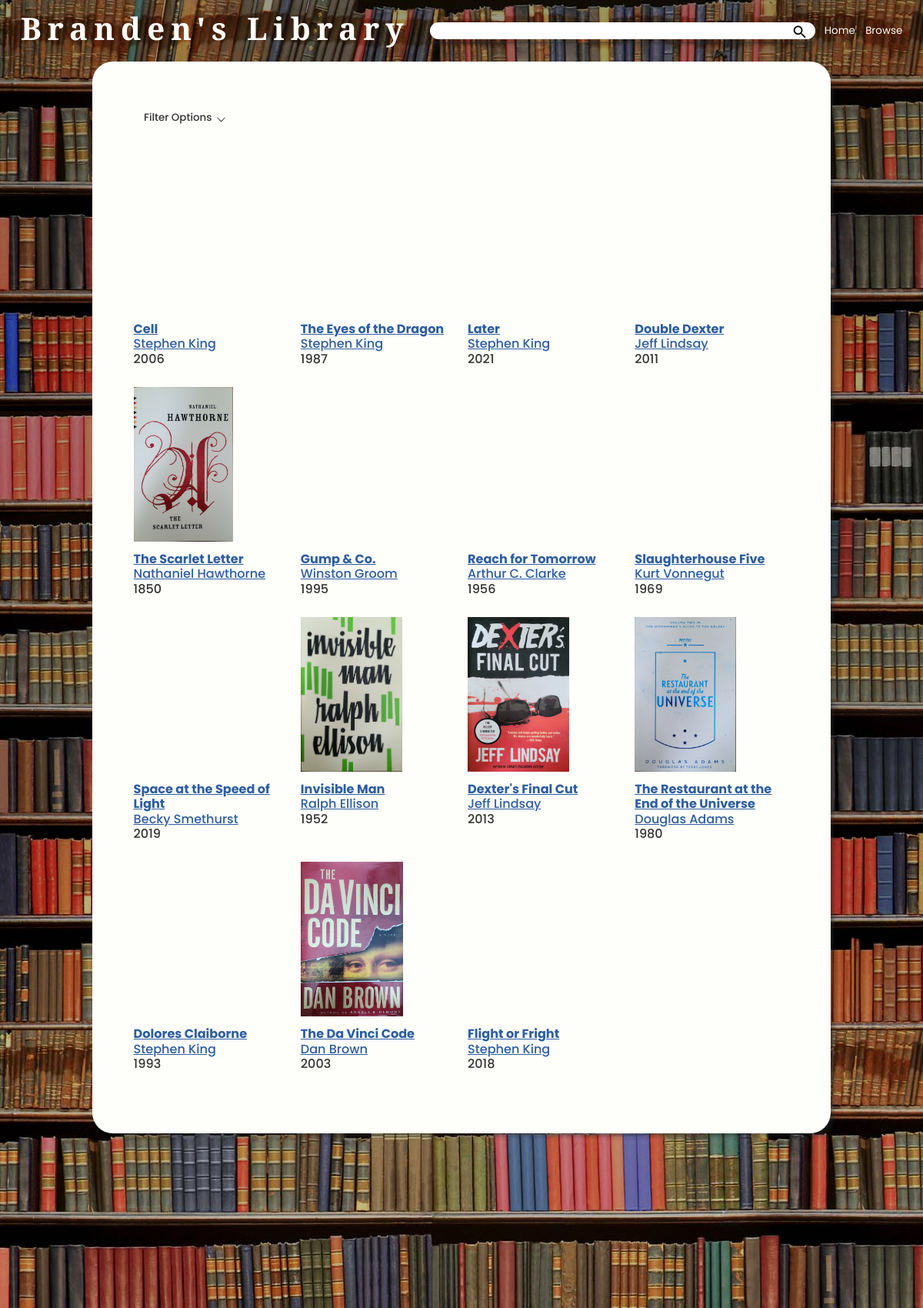
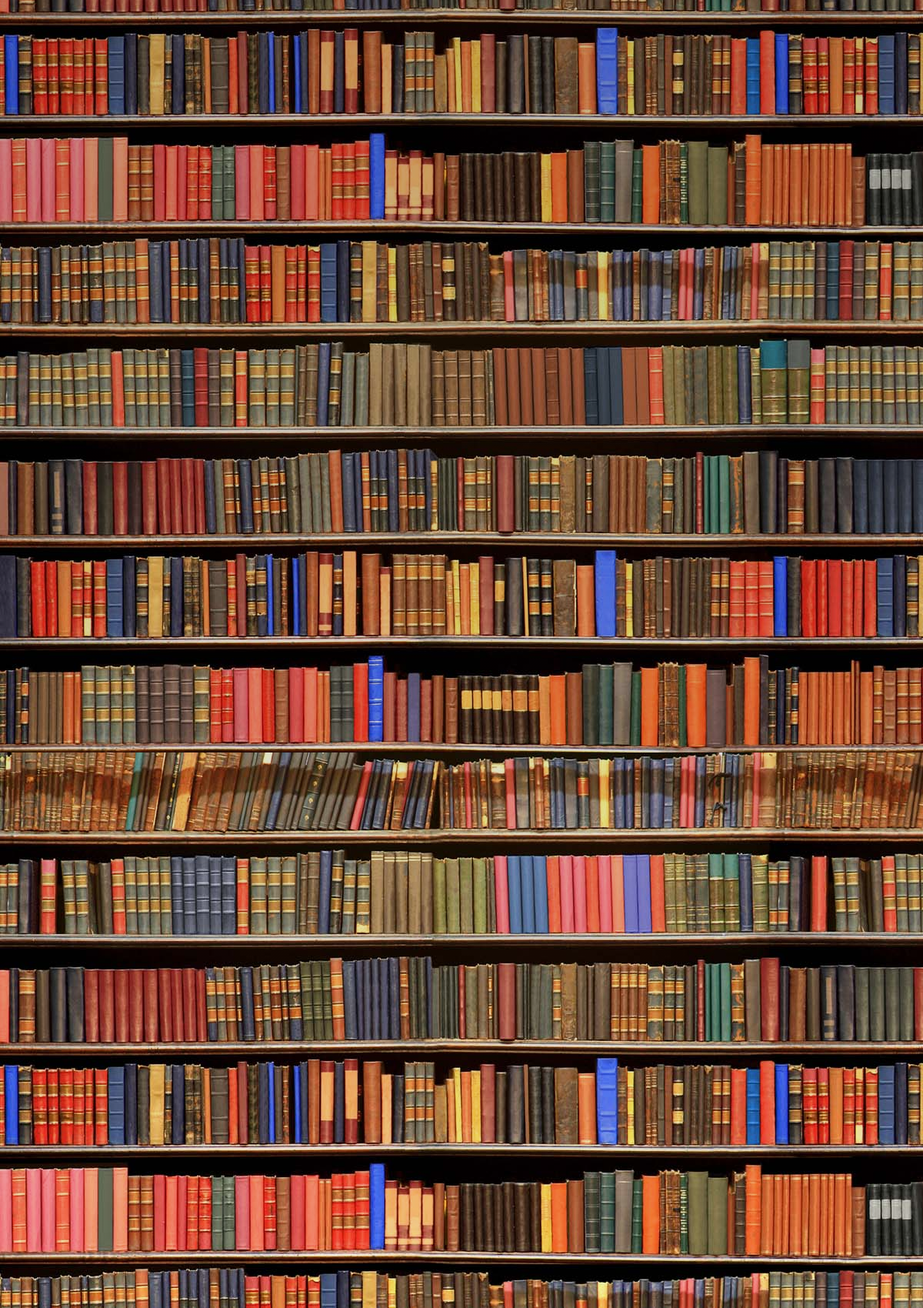
Screenshot of /browse (upper part) with the database file from the repository (2 pictures, top to bottom).
### books/models.py (models this page shows, shortened)
class Book(models.Model):
    BOOK_CATEGORY = (
        ("f", "Fiction"),
        ("nf", "Non Fiction")
    )
    id = models.UUIDField(default=uuid4, unique=True, primary_key=True, editable=False)
    created = models.DateTimeField(auto_now_add=True)
    publish_year = models.IntegerField(null=True, blank=True)
    length = models.IntegerField(null=True, blank=True)
    title = models.CharField(max_length=200)
    description = models.TextField(null=True, blank=True)
    category = models.CharField(max_length=200, choices=BOOK_CATEGORY, null=True, blank=True)
    author = models.ForeignKey(Author, on_delete=models.CASCADE, default="")
    tags = models.ManyToManyField(Tag, blank=True)
    cover_img = models.ImageField(null=True, blank=True, default="default.jpg")

### authors/models.py (models this page shows)
class Author(models.Model):
    id = models.UUIDField(default=uuid4, unique=True, primary_key=True, editable=False)
    created = models.DateTimeField(auto_now_add=True)
    first_name = models.CharField(max_length=50)
    last_name = models.CharField(max_length=50)
    bio = models.TextField(blank=True, null=True)
    headshot = models.ImageField(null=True, blank=True, default="default.jpg")
    def __str__(self):
        return self.first_name + " " + self.last_name

### books/views.py (the view)
# urls.py: path('browse', views.browse, name="browse-books")
def browse(request):
    books = Book.objects.all()
    author_name_query = request.GET.get('author_name')
    len_start_query = request.GET.get('len_range_start')
    len_end_query = request.GET.get('len_range_end')
    pub_start_query = request.GET.get('pub_range_start')
    pub_end_query = request.GET.get('pub_range_end')
    fiction_query = request.GET.get('fiction_check')
    nonfiction_query = request.GET.get('nonfiction_check')
    tag_query = request.GET.getlist('tag_list')
    if valid_query(author_name_query):
        books = books.filter(Q(author__first_name__icontains=author_name_query) | Q(author__last_name__icontains=author_name_query))
    if valid_query(len_start_query):
        books = books.filter(length__gte=len_start_query)
    if valid_query(len_end_query):
        books = books.filter(length__lte=len_end_query)
    if valid_query(pub_start_query):
        books = books.filter(publish_year__gte=pub_start_query)
    if valid_query(pub_end_query):
        books = books.filter(publish_year__lte=pub_end_query)
    if nonfiction_query is None and fiction_query is not None:
        books = books.filter(category="f")
    elif fiction_query is None and nonfiction_query is not None:
        books = books.filter(category="nf")
    if tag_query != []:
        books = books.filter(tags__name__in=tag_query)
    context = {
        'books':books.distinct(),
        'tags':Tag.objects.all()
    }
    return render(request, "browse-books.html", context)

### books/views.py (called while the page is built)
def valid_query(param):
    return param != "" and param is not None

### tags/models.py (called while the page is built)
    def __str__(self):
        return self.name

### books/templates/browse-books.html (shortened to what this page needs)
{% extends 'main.html' %}
{% block content %}
    {% block navbar %}
        {% include 'navbar.html' %}
    {% endblock %}
    <div class="results-frame">
        <div class="accordion" id="filterAccordion">
            <div class="accordion-item">
                <h2 class="accordion-header" id="headingOne">
                <button class="accordion-button collapsed" type="button" data-bs-toggle="collapse" data-bs-target="#collapseOne" aria-expanded="false" aria-controls="collapseOne"><h5>Filter Options</h5>
                </button>
                </h2>
            </div>
        </div>
        <div class="browse-content-box">
            <div class="row">
                {% for book in books %}
                    <div class="col-xl-3 col-lg-4 col-md-5 col-sm-5">
                        <div class="browse-card">
                            <div class="browse-card-img">
                                <img src="{{ book.cover_img }}" alt="">
                            </div>
                            <div class="browse-card-content">
                                <h4><strong><a href="{% url 'book-info' book.id %}">{{book.title}}</a></strong></h4>
                                <h4><a href="{% url 'author-page' book.author.id %}">{{book.author}}</a></h4>
                                <h4>{{book.publish_year}}</h4>
                            </div>
                        </div>
                    </div>
                {% endfor %}
            </div>
        </div>
    </div>
{% endblock %}

### templates/main.html (shortened to what this page needs)
<!DOCTYPE html>
{% load static %}
<html lang="en">
<head>
    <link href="https://cdn.jsdelivr.net/npm/bootstrap@5.0.2/dist/css/bootstrap.min.css" rel="stylesheet">
    <link rel="stylesheet" href="{% static 'css/styles.css' %}">
</head>
<body>
    <div class="main-box">
        {% block content %} {% endblock content %}
    </div>
</body>
</html>

### templates/navbar.html (shortened to what this page needs)
{% block 'navbar' %}
<div class="nav">
    <div class="main-heading">
        <h1>Branden's Library</h1>
    </div>
    <div class=nav-search>
        <form action="{% url 'search' %}" method="GET" class="search-form">
            <div class="search-bar">
                <input class="nav-search-terms" type="text" name="search-terms" id="search-terms" autocomplete="off">
                <button type="submit" class="search-btn">
            </button>
            </div>
        </form>
    </div>
    <ul class="nav-links">
        <li class="navbar-item">
            <a class="navbar-link" href="{% url 'home' %}">Home</a>
        </li>
        <li class="nav-item">
            <a class="navbar-link" href="{% url 'browse-books' %}">Browse</a>
        </li>
    </ul>
</div>
{% endblock %}

### static/css/styles.css (style rules this page uses)
html { height: 100%; min-height: 100%; zoom: 67%; }
* { margin: 0; }
body { min-height: 100%; height: 100%; margin: 0; background-image: linear-gradient(to bottom, rgba(0, 0, 0, 0.4), rgba(1, 1, 1, 0), rgba(0, 0, 0, 0.4)), url('../images/library-wall.jpg'); background-repeat: repeat-y; }
h1 { font-size: 60px; font-family: 'Alegreya SC', serif; font-weight: 800; letter-spacing: 2px; color: #FEFEFA; }
@media only screen and (min-width: 850px) { h1 { letter-spacing: 12px; } }
h2, h3, h4, h5, h6 { font-family: 'Poppins', sans-serif; font-weight: 500; color: #333333; }
a { color: #2D5DA1; transition: 0.15s color ease-in-out; }
.main-box { min-height: 100%; display: flex; flex-direction: column; align-items: center; }
.search-form { width: 80%; position: relative; margin: 0; }
.search-bar { display: flex; flex-direction: row; align-items: center; justify-content: center; box-shadow: 15px 15px 8px -10px rgba(34, 36, 37, 0.5); }
.search-btn { width: 52px; height: auto; margin-left: -52px; background: none; border: none; outline: none; }
.nav { display: flex; flex-direction: row; align-items: center; height: auto; margin-top: 20px; width: 100%; padding: 0 40px; }
.nav-links { align-self: right; padding: 0; margin: 0; display: flex; flex-direction: row; align-items: baseline; }
.navbar-item { display: inline; margin: 0 20px; }
.navbar-link { text-decoration: none; color: #FEFEFA; font-size: 20px; font-family: 'Poppins'; }
.nav-search { flex-grow: 1; }
.nav-search .search-form { width: 100%; }
.nav-search-terms { margin-left: 40px; border: none; outline: none; height: 32px; width: 100%; border-radius: 32px; padding: 0 48px 0 20px; }
.results-frame { display: flex; flex-direction: column; height: fit-content; margin: 20px 0; padding: 80px; border-radius: 40px; width: 80%; box-shadow: 15px 15px 8px -10px rgba(34, 36, 37, 0.5); background-color: #FEFEFA; }
.accordion { margin-bottom: 40px; border: none; outline: none; }
.accordion-item { border: none; background-color: #FEFEFA; }
.accordion-button { width: 100%; transition: width 0.5s ease-in-out; background-color: #FEFEFA; }
.collapsed { width: 200px; transition: width 0.5s ease-in-out; }
.browse-content-box { display: flex; flex-direction: column; align-content: center; }
.browse-card { height: auto; width: auto; text-align: left; margin-bottom: 40px; }
.browse-card-img { height: 300px; width: auto; margin-bottom: 20px; }
.browse-card-img img { height: 100%; width: auto; }
.browse-card-content h4 { margin: 0; }

### rows the page displays
Book: title "Cell", author "Stephen King", publish_year "2006"
Book: title "The Eyes of the Dragon", author "Stephen King", publish_year "1987"
Book: title "Later", author "Stephen King", publish_year "2021"
Book: title "Double Dexter", author "Jeff Lindsay", publish_year "2011"
Book: cover_img (picture), title "The Scarlet Letter", author "Nathaniel Hawthorne", publish_year "1850"
Book: title "Gump & Co.", author "Winston Groom", publish_year "1995"
Book: title "Reach for Tomorrow", author "Arthur C. Clarke", publish_year "1956"
Book: title "Slaughterhouse Five", author "Kurt Vonnegut", publish_year "1969"
Book: title "Space at the Speed of Light", author "Becky Smethurst", publish_year "2019"
Book: cover_img (picture), title "Invisible Man", author "Ralph Ellison", publish_year "1952"
Book: cover_img (picture), title "Dexter's Final Cut", author "Jeff Lindsay", publish_year "2013"
Book: cover_img (picture), title "The Restaurant at the End of the Universe", author "Douglas Adams", publish_year "1980"
Book: title "Dolores Claiborne", author "Stephen King", publish_year "1993"
Book: cover_img (picture), title "The Da Vinci Code", author "Dan Brown", publish_year "2003"
Book: title "Flight or Fright", author "Stephen King", publish_year "2018"
